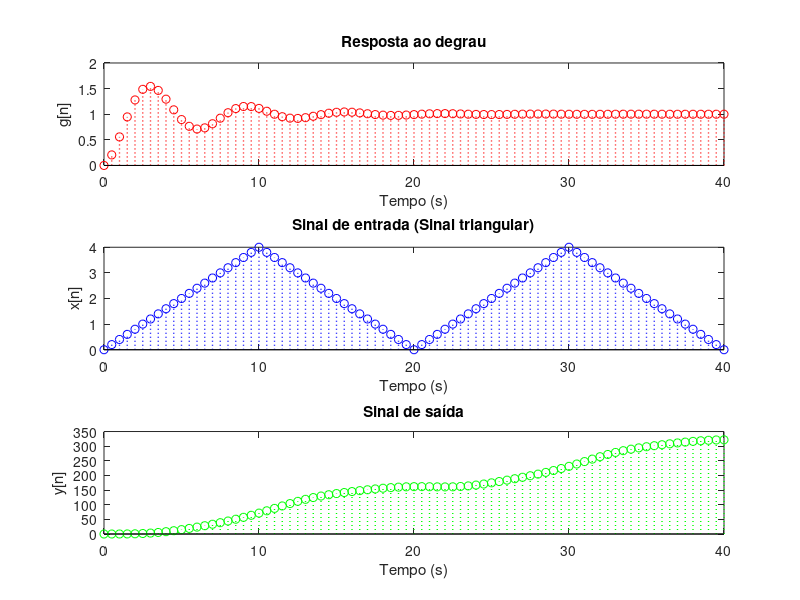
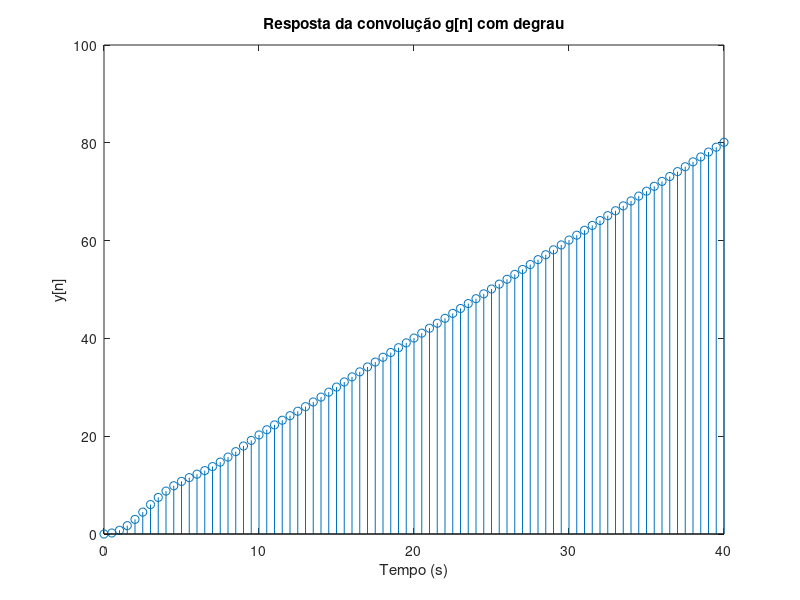
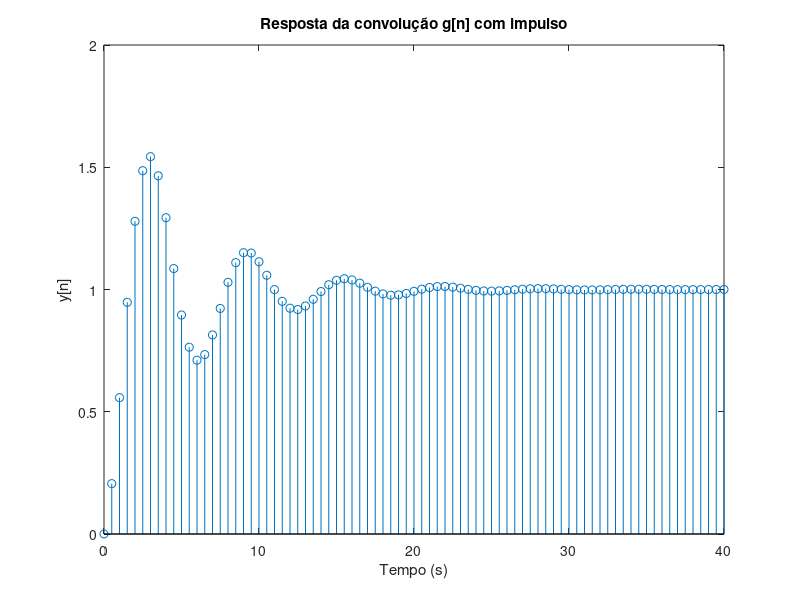
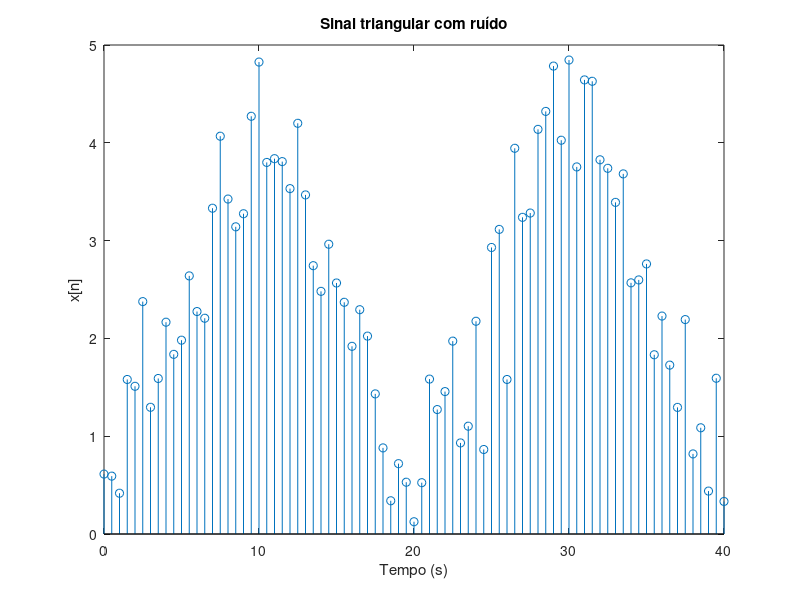

MATLAB code for these plots, in order:
%% RESET
close all; % Fechar figuras
clear all; % Limpar variaveis
clc; % Limpar Command Window

%% Function g[n]

% DADOS DA ATIVIDADE
Tg = 0.5;    % Periodo
alpha = 0.2; % Alpha
omega = 1;   % Omega

for n = 1:81 % Iniciando vetor da função g[n] com 80 pontos
    g(1,n) = 1 - exp(-alpha*Tg*(n-1)) .* cos(omega * Tg * (n-1)); % Função g[n]
end

%% Function x[n] (Onda triangular)

% DADOS DA ATIVIDADE ATRAVÉS DO GRÁFICO
A = 4;        % Amplitude
T = 20;       % Periodo
Ts = 0.5;     % Tempo de amostragem
NC = 2;       % Número de ciclos
NA = 40;      % Número de amostras por ciclo
NT = NA * NC; % Número total de pontos
TT = NT * Ts; % Tempo total de pontos

% Inicializacao de um vetor para criação da onda triangular
x = zeros(1, NT+1);

for k=1:NA+1 % Gerando sinal triangular
    if(k >= 1 && k<=21) % SUBIDA
        x(1,k) = 0.2*(k-1);
    end
    
    if(k > 21 && k<=41) % DESCIDA
        x(1,k) = 0.2*(40-(k-1));
    end
end

% Preenchendo o vetor x com 80 pontos de um sinal triangular
for j=NA+1:NT+1 
  x(1,j) = x(1,j-NA);
end

% O script para a convolução é apresentado abaixo podendo ser usado função
% nativa do matlab ou script feito ? .
%% CONVOLUÇÃO - USANDO FUNÇÃO MATLAB - g[n] * x[n]
y1 = conv(g, x); % Convolução
% Como a função conv() retorna mais que 80 pontos 
% vamos pegar somente os 80 primeiros pontos (NT)
y = y1(1:1:NT+1);


%% CONVOLUÇÃO - CRIANDO FUNÇÃO - g[n] * x[n]
for n=1:NT+1    
    for k=1:NT+1 % Convolucao
        if (k<n) 
            y(n)=y(n)+x(k)*g(n-k);
        end
    end
end

%% A ONDA TRIANGULAR DA ENTRADA E A RESPOSTA A ESTA ONDA - PLOT
t=0:Ts:TT; % Criando vetor de tempo com 80 pontos

% Criando uma figura
figure  
% Criando um subplot na figura
subplot(311) 
% Plot do gráfico da resposta g[n]
stem(t, g, 'r:', 'Linewidth',1); 
% Título do gráfico
title('Resposta ao degrau')
% Nome e unidade do eixo X
xlabel('Tempo (s)') 
% Nome e unidade do eixo Y
ylabel('g[n]') 

% Plot do sinal de entrada triangular
subplot(312) 
stem(t, x, 'b:','Linewidth',1);
title('Sinal de entrada (Sinal triangular)') 
xlabel('Tempo (s)') 
ylabel('x[n]') 

% Plot do gráfico do sinal de saída (resultado da convolução)
subplot(313) 
stem(t,y,'g:','Linewidth',1); 
title('Sinal de saída')
xlabel('Tempo (s)') 
ylabel('y[n]') 

%% A RESPOSTA AO DEGRAU E A RESPOSTA AO IMPULSO

% DEGRAU
x1 = ones(1, 81); % Criando um vetor de um com tamanho de 80
w= conv(g, x1);   % Convolução de g[n] com o degrau (x1)

% Pegando somente os 80 primeiros pontos (NT)
result = w(1:1:NT+1);

figure % Criando uma nova figura
stem(t, result) % Plot da resposta ao degrau (convolução)
title('Resposta da convolução g[n] com degrau') % Título do gráfico
xlabel('Tempo (s)') % Nome e unidade do eixo X
ylabel('y[n]') % Nome e unidade do eixo Y

% IMPULSO
x2 = zeros(1,81); % Criando um vetor de zero com tamanho de 80
x2(1,1) = 1; % Definindo o primeiro indice igual a 1
w2 = conv(g, x2); % Convolução de g[n] com impulso unitário (x2)

% Pegando somente os 80 primeiros pontos (NT)
result2 = w2(1:1:NT+1);

figure % Criando uma nova figura
stem(t, result2) % Plot da resposta ao impulso (convolução)
title('Resposta da convolução g[n] com impulso') % Título do gráfico
xlabel('Tempo (s)') % Nome e unidade do eixo X
ylabel('y[n]') % Nome e unidade do eixo Y

%% A RESPOSTA A ONDA TRIANGULAR COM UM RUÍDO RANDÔMICO
%  COM DISTRIBUIÇÃO NORMAL E DESVIO PADRÃO DE 0.5.

% Definindo desvio padrão igual a 0.5 (conforme enunciado)
desvioPadrao = 0.5; 
%Escolhendo um valor de média arbitrária
media = 0.5; 

% Gerando um vetor randômico com desvio Padrão e média definida
% anteriormente
R = media + desvioPadrao .* (randn(1,81));

% Aplicando o ruído a onda triangular
Ruido = x + R;

figure % Criando uma nova figura
stem(t, Ruido) % Plot do gráfico da onda triangular com ruído
title('Sinal triangular com ruído')
xlabel('Tempo (s)')
ylabel('x[n]')

% CONVOLUÇÃO COM RUIDO
w3 = conv(Ruido, g); % Convolução do ruído com o sinal g[n]
result3 = w3(1:1:NT+1);

% PLOT DO SINAL DE SAÍDA COM E SEM RUÍDO

% COM RUÍDO
figure
subplot(211)
stem(t, result3)% Plot do sinal triangular com ruído (convolução)
title('Resposta a onda triangular com ruído')
xlabel('Tempo (s)')
ylabel('y[n]')

% SEM RUÍDO
subplot(212)
stem(t, y,'b:','Linewidth',1);% Plot do sinal sem ruído
title('Sinal de saída sem ruido')
xlabel('Tempo (s)')
ylabel('y[n]')



